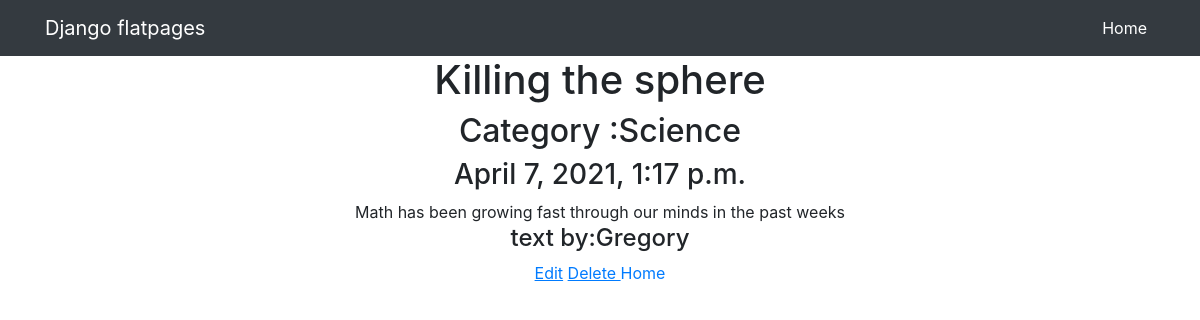
The page /Posts/2 on the database its author committed.
### News/models.py (models this page shows, shortened)
class Posts(models.Model):
    Author = models.CharField(max_length=100,
                              default='Author')
    title = models.CharField(max_length=50,
                             default='Some article',
                             unique=True, )
    text = models.TextField(max_length=255)
    time_in = models.DateTimeField(auto_now_add=True)
    rating = models.FloatField(default=0.0)
    choosing = models.BooleanField(default=False)
    category = models.CharField(max_length=100,
                                unique=True)

### News/views.py (the view)
# urls.py: path('<int:pk>', Post_detail.as_view(), name='post_details'),
class Post_detail(DetailView, PermissionRequiredMixin):
    model = Posts
    template_name = 'post_details.html'
    context_object_name = 'Post'
    permission_required = 'News.view_posts'

### templates/post_details.html (shortened to what this page needs)
{% extends 'flatpages/default.html' %}
{% block content %}
<h1>{{ Post.title }}
</h1>
<h2>Category :{{ Post.category }}</h2>
<h3>{{ Post.time_in }}</h3>
<t1>{{ Post.text }}</t1>
<h4>text by:{{ Post.Author }}</h4>
<a href="{% url 'post_update' Post.id %}"><u>Edit</u></a>
<a href="{% url 'post_delete' Post.id %}"><u> Delete </u></a>
<a href="http://127.0.0.1:8000/Posts/">Home</a>
{% endblock content %}

### rows shown on the page
Posts: title "Killing the sphere", category "Science", time_in "April 7, 2021, 1:17 p.m.", text "Math has been growing fast through our minds in the past weeks", Author "Gregory"
